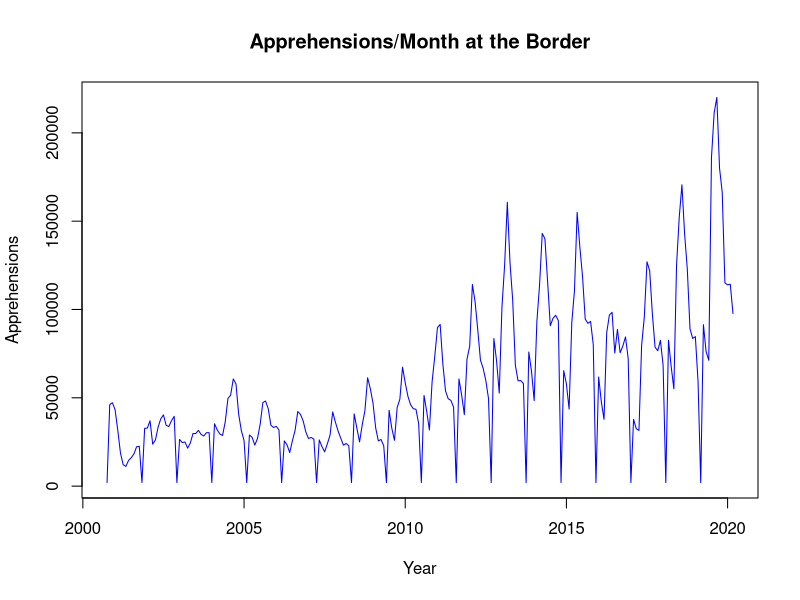
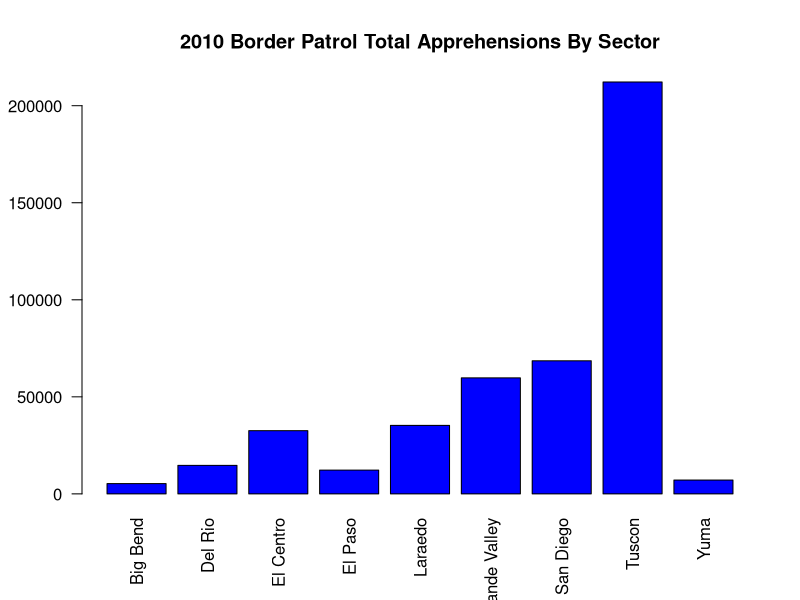
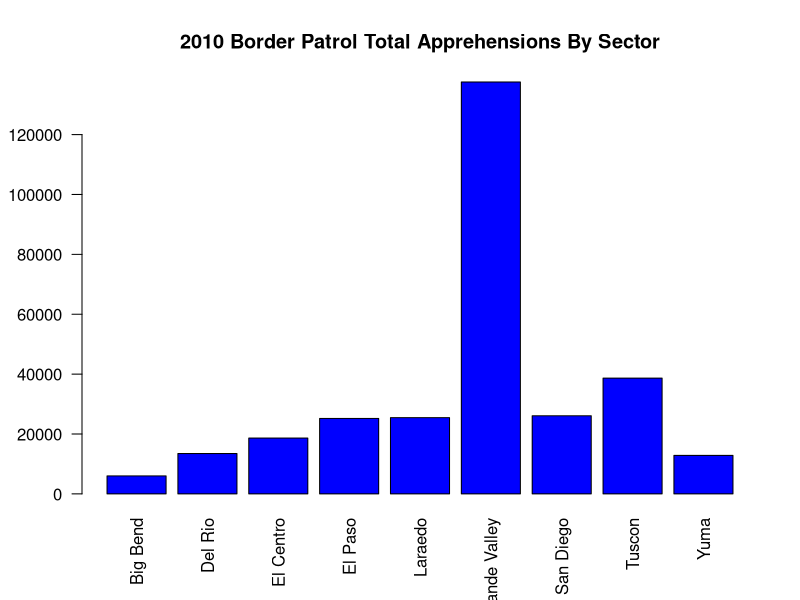
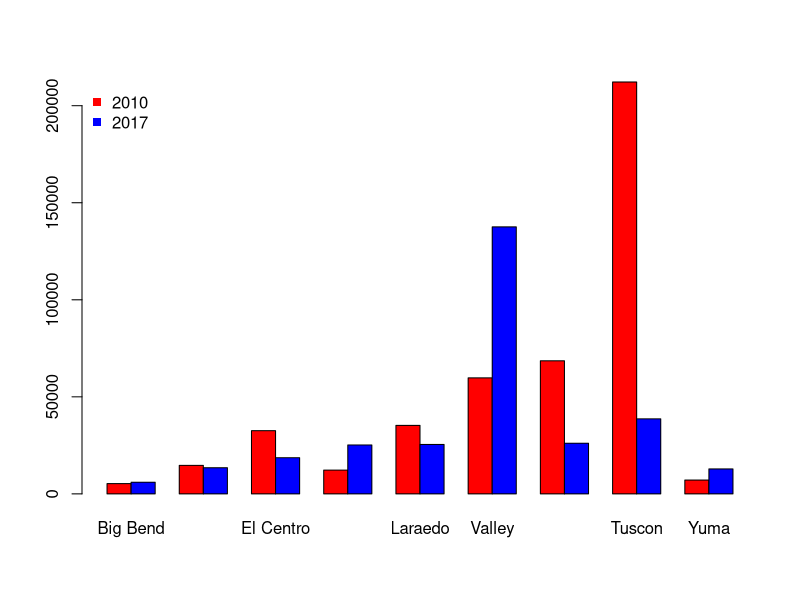

The R script that drew these images, in order:

A2010 <- read.csv("bp appre 2010.csv", header = TRUE, stringsAsFactors = FALSE)               # Brings the 2010 Apprehensions Data into R

A2017 <- read.csv("bp appre 2017.csv", header = TRUE, stringsAsFactors = FALSE)               # Brings the 2017 Apprehensions Data into R

MonSum <- read.csv("PB monthly summaries (1).csv", header = TRUE, stringsAsFactors = FALSE)   # Brings the Monthly Summaries Data into R

VecMonSum <- as.vector(t(MonSum))                                                             # Turns Monthly Summaries Data into Vectors

VMSTable <- ts(VecMonSum, start = c(2000,10), frequency=12)                                   # Gives Labels to the Rows and Columns of the Monthly Summaries Data Vectors

MonthlySummariesGraph <- ts.plot(
  VMSTable,
  gpars=list(
    xlab="Year",
    ylab="Apprehensions",
    lty=c(1:3)),
    main = "Apprehensions/Month at the Border",
    col = "blue")                                                                              # Makes the TimeSeries of the Monthly Summaries Data

DMA2010 <- data.matrix(A2010, rownames.force = NA)                                             # Turns data from "bp appre 2010.csv" into a data matrix with NA for Sector Names

barplot(rowSums(DMA2010, na.rm=TRUE),
        names.arg = c("Big Bend", "Del Rio", "El Centro", "El Paso", "Laraedo",
                      "Rio Grande Valley", "San Diego", "Tuscon", "Yuma"), 
        las=2,
        main="2010 Border Patrol Total Apprehensions By Sector",
        border="black",
        col="blue")                                                                            # Makes barplot for Total Apprehensions By Sector in 2010

DMA2017 <- data.matrix(A2017, rownames.force = NA)                                             # Turns data from "bp appre 2017.csv" into a data matrix with NA for Sector Names

barplot(rowSums(DMA2017, na.rm=TRUE),
        names.arg = c("Big Bend", "Del Rio", "El Centro", "El Paso", "Laraedo",
                      "Rio Grande Valley", "San Diego", "Tuscon", "Yuma"), 
        las=2,
        main="2010 Border Patrol Total Apprehensions By Sector",
        border="black",
        col="blue")                                                                            # Makes barplot for Total Apprehensions By Sector in 2017

t.test(DMA2017[8,], as.numeric(DMA2010[8,]), paired=TRUE)                                      # Runs paired t-test of number of apprehensions at Tuscon Sector in 2010 and 2017, grouping by month
t.test(DMA2017[6,], DMA2010[6,])                                                               # Runs t-test of number of apprehensions at Rio Grande Valley in 2010 and 2017

t.test(rowSums(DMA2010, na.rm=T),rowSums(DMA2017, na.rm=T), paired=T)                          # Runs paired t-tests of total number of apprehensions in 2010 and 2017, grouping by Sector


A <- as.data.frame(matrix(rowSums(DMA2010, na.rm=TRUE), nrow = 1))
colnames(A) <- c("Big Bend", "Del Rio", "El Centro", "El Paso", "Laraedo",
                 "Valley", "San Diego", "Tuscon", "Yuma")                                      # Categorizes total number of apprehensions in 2010 at each Sector with respective names

B <- as.data.frame(matrix(rowSums(DMA2017, na.rm=TRUE), nrow = 1))
colnames(B) <- c("Big Bend", "Del Rio", "El Centro", "El Paso", "Laraedo",
                 "Valley", "San Diego", "Tuscon", "Yuma")                                      # Categorizes total number of apprehensions in 2017 at each Sector with respective names

AB <- rbind(A, B)
row.names(AB) <- c("2010", "2017")                                                             # Binds row A and row B into a matrix with the respective names of the Sectors aand Year

barplot(as.matrix(AB), beside = TRUE, col = c("red", "blue"), bty="n" )
legend("topleft", c("2010","2017"), pch=15,  col=c("red","blue"),  bty="n")                    # Makes double barplot comparing total number of apprehensions at the Sectors, separated by year
